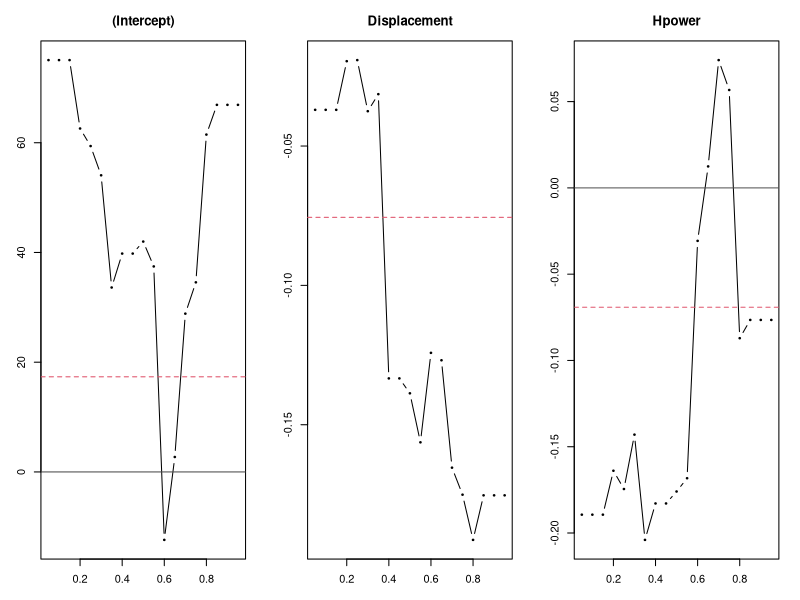
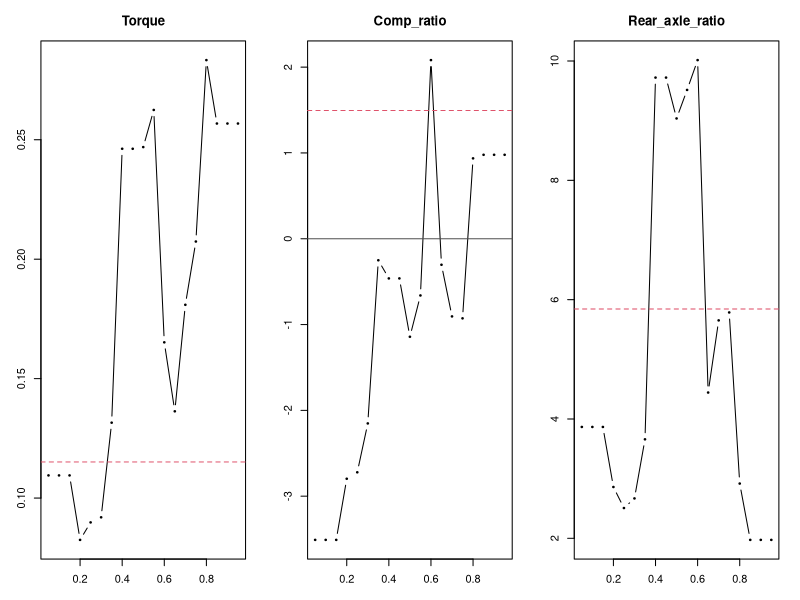
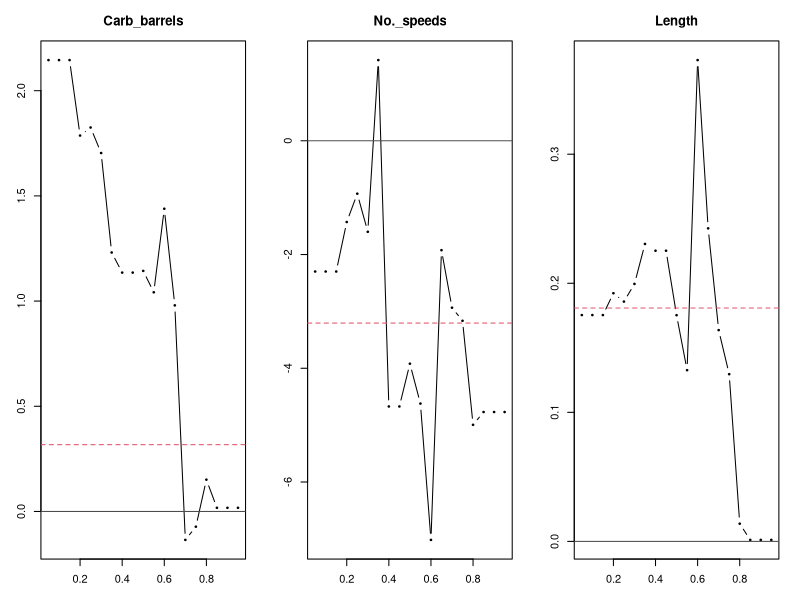
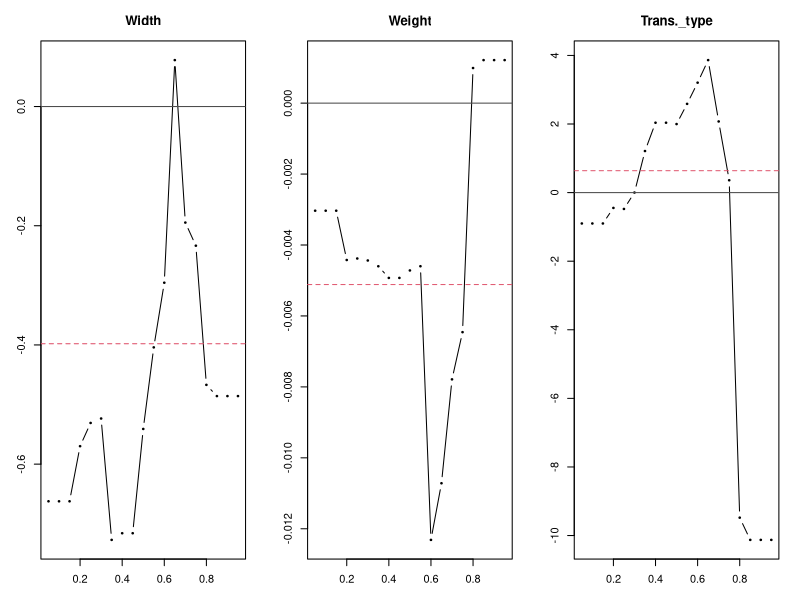
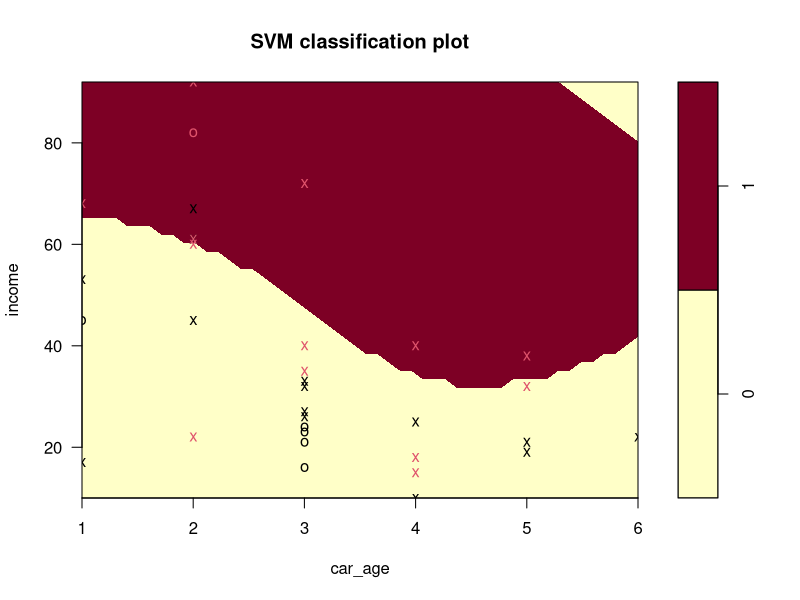

Source code (R) for these figures, in order:
## ---- chunk 1
knitr::opts_chunk$set(echo = TRUE)
## ---- chunk 2
#Problem 1
#a
#Markov Chain Monte Carlo is a method for sampling probablity 
#distribution using Markov chain. By repeatedly applying a Markov chain,
#with the random sampling of Monte Carlo method, to the sample 
#the sample distribution will be more closer to the stationary or actual 
#population distrubtion

#b
#The main difference is that the Metropolis algorithm requires the
#probablity density distribution to select the next sample value to
#be symmetric while the Metropolis-Hasting algorithm the probablity
#density distribution can be asymmetric

#c
#Ridge Regresion is a method to optimize the predictors' coefficients so that
#multicolinearity can be prevented and avoids for over fitting of the model by
#penalizing some of the coefficients so they shirnk to zero

#Lasso Regression is similar to Ridge Regression however it is more conservative
#in that some of the coefficients shrink exactly zero 

#d
#IIA or indenpendce of irrelevant alternatives is the probablity of choosing
#one of two alternatives is independent when another alternative is introduced
#i.e if X is prefered to the alternative Y in the set {X,Y} then introducing
#the alternative Z to the set {X,Y,Z} will not change preference to X
## ---- chunk 3
#Problem 2
#a
library(quantreg)
data=read.csv('gas_mileage.csv')
quants<-seq(0.05,0.95,0.05)
fit1<-rq(Mpg~.,data=data,tau=quants) #Regressing all predictors on MPG
## ---- chunk 4
#b
plot(fit1,mfrow = c(1,3)) #showing plots of fitted model 2 at a time
## ---- chunk 5
#c
#From the plots the, looking at predictors Displacement, Horsepower,
#and torque. The increasing quantiles of displacement the coefficient for
#deteremining MPG shows a declining trend while for increasing quantiles 
#of horsepower the coefficient for determining MPG shows an increasing
#trend but MPG would decline after the 0.7 quantile of horsepower.
#Similary the increasing quantiles of torque the coefficient for determining
#MPG increases but makes a dip at the 0.6 quantile of torque and then MPG 
#continues to increase.
## ---- chunk 6
#d
fit3<-rq(Mpg~.,data=data, tau=0.5)
summary(fit3, se='boot')
#By bootstraping we can determine the estimators of a given population 
#but using a signifacance level of 0.1, the summary shows 
#a high P-value seemingly at the 0.5 quantile the predictors are insignificant
## ---- chunk 7
#3
#a
library(e1071)
data2=read.csv('car.csv')
svm=svm(factor(y)~.,data=data2)
summary(svm)
#The this model has a radial plane for classification 
#I think the classification would perform better
#if the kernal was tuned to be linear
## ---- chunk 8
#b
plot(svm, data=data2)
#This SVM model doesn't seem to classify the observations well.
#There are some observations that are misclassified like at car_age=2
#and income =20 actually bought a new car. Only one observation
#at car_age=2 and income=65 is classified correctly as 1
## ---- chunk 9
#c
a=data.frame(income=50,car_age=5)
a$predict=predict(svm,a,type='response')
a
#For income=50 and car_age=5 the prediction 
#is 1 or to purchase new car
